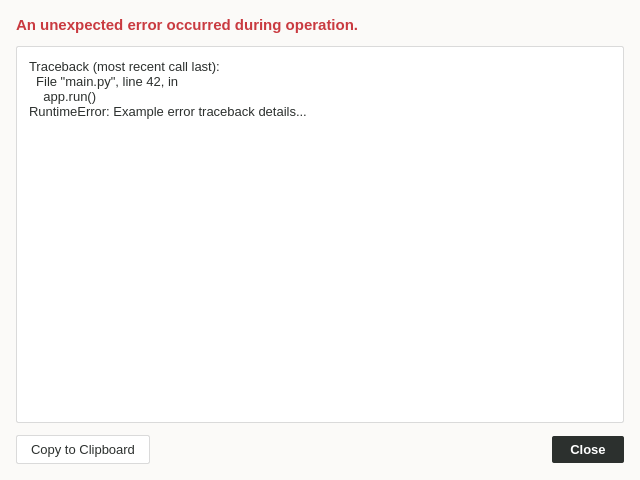
<?xml version="1.0" encoding="UTF-8"?>
<ui version="4.0">
 <class>ErrorTracebackDialog</class>
 <widget class="QDialog" name="ErrorTracebackDialog">
  <property name="geometry">
   <rect>
    <x>0</x>
    <y>0</y>
    <width>640</width>
    <height>480</height>
   </rect>
  </property>
  <property name="minimumSize">
   <size>
    <width>580</width>
    <height>420</height>
   </size>
  </property>
  <property name="windowTitle">
   <string>Application Error</string>
  </property>
  <property name="styleSheet">
   <string notr="true">QDialog#ErrorTracebackDialog {
    background-color: #fbfaf8;
    color: #2c302e;
}
QLabel#lbl_error_message {
    color: #c93a40;
    font-family: &quot;Segoe UI&quot;, &quot;Inter&quot;;
    font-size: 11pt;
    font-weight: bold;
}
QPlainTextEdit#text_traceback {
    background-color: #ffffff;
    color: #2c302e;
    font-family: &quot;JetBrains Mono&quot;, &quot;Consolas&quot;, monospace;
    font-size: 9.5pt;
    border: 1px solid #dadada;
    border-radius: 2px;
    padding: 8px;
}
QPushButton#btn_copy {
    background-color: #ffffff;
    color: #2c302e;
    font-family: &quot;Segoe UI&quot;, &quot;Inter&quot;;
    font-size: 9.5pt;
    border: 1px solid #dadada;
    border-radius: 2px;
    padding: 6px 14px;
}
QPushButton#btn_copy:hover {
    background-color: #e9ece5;
}
QPushButton#btn_close {
    background-color: #2c302e;
    color: #ffffff;
    font-family: &quot;Segoe UI&quot;, &quot;Inter&quot;;
    font-size: 9.5pt;
    font-weight: bold;
    border: none;
    border-radius: 2px;
    padding: 6px 18px;
}
QPushButton#btn_close:hover {
    background-color: #181c19;
}</string>
  </property>
  <layout class="QVBoxLayout" name="root_vlayout">
   <property name="spacing">
    <number>12</number>
   </property>
   <property name="leftMargin">
    <number>16</number>
   </property>
   <property name="topMargin">
    <number>16</number>
   </property>
   <property name="rightMargin">
    <number>16</number>
   </property>
   <property name="bottomMargin">
    <number>16</number>
   </property>
   <item>
    <widget class="QLabel" name="lbl_error_message">
     <property name="text">
      <string>An unexpected error occurred during operation.</string>
     </property>
     <property name="wordWrap">
      <bool>true</bool>
     </property>
    </widget>
   </item>
   <item>
    <widget class="QPlainTextEdit" name="text_traceback">
     <property name="readOnly">
      <bool>true</bool>
     </property>
     <property name="lineWrapMode">
      <enum>QPlainTextEdit::NoWrap</enum>
     </property>
     <property name="plainText">
      <string>Traceback (most recent call last):
  File "main.py", line 42, in &lt;module&gt;
    app.run()
RuntimeError: Example error traceback details...</string>
     </property>
    </widget>
   </item>
   <item>
    <layout class="QHBoxLayout" name="footer_hlayout">
     <item>
      <widget class="QPushButton" name="btn_copy">
       <property name="cursor">
        <cursorShape>PointingHandCursor</cursorShape>
       </property>
       <property name="text">
        <string>Copy to Clipboard</string>
       </property>
      </widget>
     </item>
     <item>
      <spacer name="footer_spacer">
       <property name="orientation">
        <enum>Qt::Horizontal</enum>
       </property>
       <property name="sizeHint" stdset="0">
        <size>
         <width>40</width>
         <height>20</height>
        </size>
       </property>
      </spacer>
     </item>
     <item>
      <widget class="QPushButton" name="btn_close">
       <property name="cursor">
        <cursorShape>PointingHandCursor</cursorShape>
       </property>
       <property name="text">
        <string>Close</string>
       </property>
      </widget>
     </item>
    </layout>
   </item>
  </layout>
 </widget>
 <resources/>
 <connections/>
</ui>
